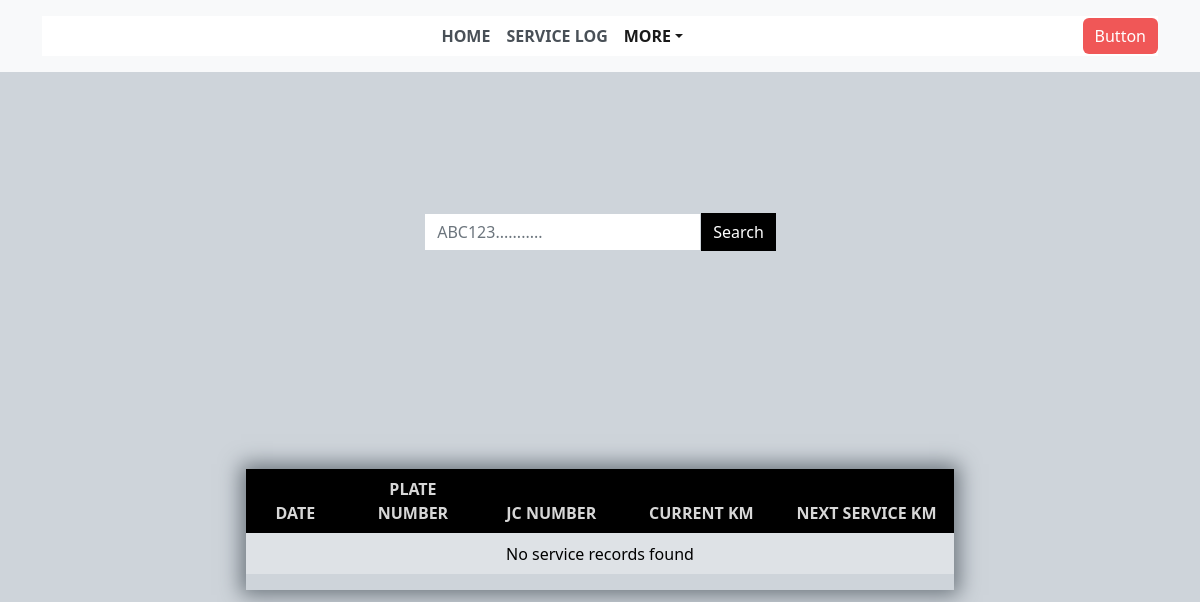
Before: /Homeddd.php with the older database file.
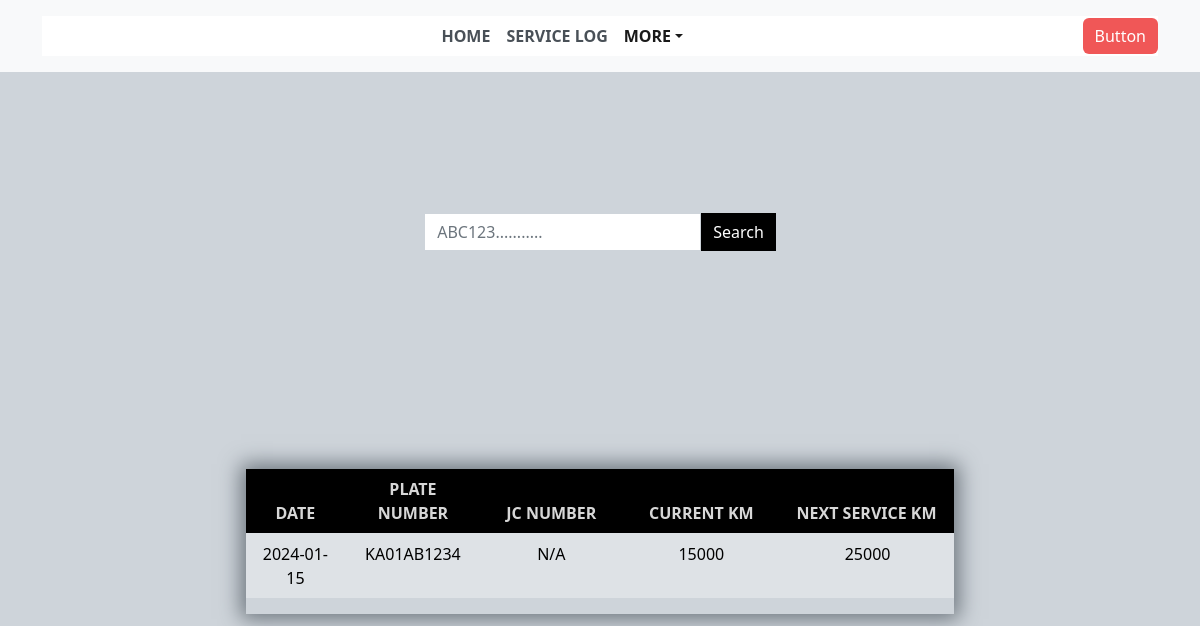
After: the same page with the newer database file.
### tables this page shows
CREATE TABLE `service_records` (
  `service_id` int(11) NOT NULL,
  `truck_id` int(11) NOT NULL,
  `service_date` date NOT NULL,
  `service_kilometers` int(11) NOT NULL,
  `next_due_kilometers` int(11) NOT NULL,
  `created_by` int(11) DEFAULT NULL,
  `created_at` timestamp NOT NULL DEFAULT current_timestamp(),
  `jobcard_number` varchar(100) NOT NULL
);

CREATE TABLE `trucks` (
  `truck_id` int(11) NOT NULL,
  `number_plate` varchar(20) NOT NULL,
  `model` varchar(100) NOT NULL,
  `driver_id` int(11) DEFAULT NULL,
  `created_at` timestamp NOT NULL DEFAULT current_timestamp()
);

### Homeddd.php (the view, shortened to what this page needs)
<?php
require_once __DIR__ . '/config/conn.php';
$search_plate = '';
$service_records = [];
if ($conn) {
    $search_plate = isset($_GET['search']) ? strtoupper(trim($_GET['search'])) : '';
    if ($search_plate !== '') {
        $query = 'SELECT sr.service_id, sr.service_date, sr.service_kilometers, sr.next_due_kilometers, sr.jobcard_number, t.number_plate
                  FROM service_records sr
                  JOIN trucks t ON sr.truck_id = t.truck_id
                  WHERE t.number_plate LIKE ?
                  ORDER BY sr.service_date DESC';
        $stmt = $conn->prepare($query);
        if ($stmt) {
            $like_plate = '%' . $search_plate . '%';
            $stmt->bind_param('s', $like_plate);
            $stmt->execute();
            $result = $stmt->get_result();
            while ($row = $result->fetch_assoc()) {
                $service_records[] = $row;
            }
            $stmt->close();
        }
    } else {
        $query = 'SELECT sr.service_id, sr.service_date, sr.service_kilometers, sr.next_due_kilometers, sr.jobcard_number, t.number_plate
                  FROM service_records sr
                  JOIN trucks t ON sr.truck_id = t.truck_id
                  ORDER BY sr.service_date DESC LIMIT 50';
        $result = $conn->query($query);
        if ($result) {
            while ($row = $result->fetch_assoc()) {
                $service_records[] = $row;
            }
        }
    }
}
?>
<!DOCTYPE html>
<html lang="en" style="background: var(--bs-gray-400);">
<head>
    <link rel="stylesheet" href="assets/bootstrap/css/bootstrap.min.css">
    <link rel="stylesheet" href="assets/css/animate.min.css">
    <link rel="stylesheet" href="assets/css/Navbar-Centered-Links-icons.css">
</head>
<body style="background: var(--bs-gray-400);text-align: center;">
    <nav class="navbar navbar-light navbar-expand-md py-3" style="background: var(--bs-gray-100);border-color: var(--bs-blue);border-bottom-width: 32px;border-bottom-color: var(--bs-danger);">
        <div class="container"><button data-bs-toggle="collapse" class="navbar-toggler" data-bs-target="#navcol-3"><span class="visually-hidden">Toggle navigation</span><span class="navbar-toggler-icon"></span></button>
            <div class="collapse navbar-collapse" id="navcol-3" style="background: var(--bs-white);color: var(--bs-gray-700);">
                <ul class="navbar-nav mx-auto">
                    <li class="nav-item"><a class="nav-link active" href="home.php" style="color: var(--bs-gray-700);font-weight: bold;">HOME</a></li>
                    <li class="nav-item"><a class="nav-link" href="viewtrucks.php" style="color: var(--bs-gray-700);font-weight: bold;">SERVICE LOG</a></li>
                    <li class="nav-item dropdown"><a class="dropdown-toggle nav-link" aria-expanded="false" data-bs-toggle="dropdown" href="#" style="font-weight: bold;font-size: 16px;color: var(--bs-navbar-active-color);">MORE</a>
                    </li>
                </ul><button class="btn btn-primary" type="button" style="background: #f05757;border-style: none;">Button</button>
            </div>
        </div>
    </nav>
    <section style="height: 600px;">
        <div class="container" style="height: 131px;">
        </div>
        <div class="container" style="background: rgba(8,6,6,0);width: 732px;padding-bottom: 18px;border-style: none;box-shadow: 0px 0px var(--bs-indigo);text-align: center;margin-top: 10px;">
            <div class="row">
                <div class="col"></div>
                <div class="col">
                    <form method="get" action="home.php" style="display: flex;"><input class="form-control" type="search" name="search" style="width: 276.9px;border-radius: 0px;" placeholder="ABC123..........." value="<?php echo htmlspecialchars($search_plate); ?>"><input class="btn btn-primary" type="submit" data-bss-hover-animate="pulse" style="border-radius: 0px;background: var(--bs-black);border-style: none;" value="Search"></form>
                </div>
                <div class="col"></div>
            </div>
        </div>
        <div style="height: 200px;"></div>
        <div class="container" style="background: rgba(8,6,6,0);width: 732px;padding-bottom: 18px;border-style: none;box-shadow: 0px 0px var(--bs-indigo);">
            <div class="table-responsive" style="background: var(--bs-table-border-color);margin-top: 0px;border-style: none;border-color: #d92323;border-bottom-style: none;box-shadow: 0px 0px 20px 5px var(--bs-gray-600);padding-top: 0px;">
                <table class="table">
                    <thead>
                        <tr>
                            <th style="text-align: center;background: var(--bs-black);color: #d7d7d7;width: 98.8px;">DATE</th>
                            <th style="text-align: center;background: var(--bs-black);color: #d7d7d7;width: 136.3px;">PLATE NUMBER</th>
                            <th style="text-align: center;background: var(--bs-black);color: #d7d7d7;">JC NUMBER</th>
                            <th style="text-align: center;background: var(--bs-black);color: #d7d7d7;">CURRENT KM</th>
                            <th style="text-align: center;background: var(--bs-black);color: #d7d7d7;width: 172.9px;padding-right: 10px;margin-right: -8px;">NEXT SERVICE KM</th>
                        </tr>
                    </thead>
                    <tbody>
                        <?php if (!empty($service_records)): ?>
                            <?php foreach ($service_records as $record): ?>
                                <tr onclick="window.location.href='truck.php?plate=<?php echo urlencode($record['number_plate']); ?>';" style="cursor: pointer;">
                                    <td style="text-align: center;color: var(--bs-black);background: var(--bs-table-border-color);border-style: none;"><?php echo htmlspecialchars(date('Y-m-d', strtotime($record['service_date']))); ?></td>
                                    <td style="text-align: center;color: var(--bs-black);background: var(--bs-table-border-color);border-style: none;"><?php echo htmlspecialchars($record['number_plate']); ?></td>
                                    <td style="text-align: center;color: var(--bs-black);background: var(--bs-table-border-color);border-style: none;"><?php echo htmlspecialchars($record['jobcard_number'] ?: 'N/A'); ?></td>
                                    <td style="text-align: center;color: var(--bs-black);background: var(--bs-table-border-color);border-style: none;"><?php echo htmlspecialchars($record['service_kilometers']); ?></td>
                                    <td style="text-align: center;color: var(--bs-black);background: var(--bs-table-border-color);border-style: none;"><?php echo htmlspecialchars($record['next_due_kilometers']); ?></td>
                                </tr>
                            <?php endforeach; ?>
                        <?php else: ?>
                            <tr>
                                <td colspan="5" style="text-align: center;color: var(--bs-black);background: var(--bs-table-border-color);border-style: none;">No service records found</td>
                            </tr>
                        <?php endif; ?>
                    </tbody>
                </table>
            </div>
        </div>
    </section>
</body>
</html>

Changed rows visible on the page:
added service_records: service_date "2024-01-15", truck.number_plate "KA01AB1234", jobcard_number "N/A", service_kilometers "15000", next_due_kilometers "25000"
Other visible differences:
text no longer shown: "No service records found"
